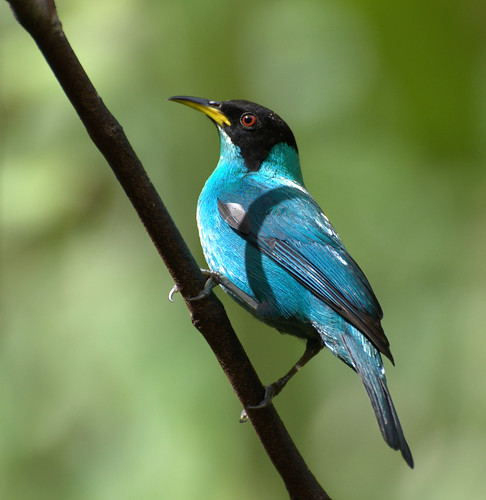
#> input picture images/jacamar.jpg, 486 x 500 px; its folder holds only this picture in this run; the run also reads 1 picture not shown here
$ python prepareColor.py .. 100
#> lines starting #> are read from the running program, lines starting #| are printed output that depends on the picture
import numpy as np
import matplotlib.pyplot as plt
import os
import cv2
from tqdm import tqdm
import sys

# https://pythonprogramming.net/loading-custom-data-deep-learning-python-tensorflow-keras/

# http://image-net.org/api/text/imagenet.synset.geturls?wnid=n11669921

# This is just a utility to see how images are rezsized
# [41 lines left out: function viewImage, not called in this run]

# Let's try that. Next, we're going to want to create training data and
# all that, but, first, we should set aside some images for final testing.
# I am going to just manually create a directory called Testing and
# then create 2 directories inside of there, one for Dog and one for Cat.
# From here, I am just going to move the first 15 images from
# both Dog and Cat into the training versions. Make sure you move them,
# not copy. We will use this for our final tests.

# Now, we want to begin building our training data!

training_data = []

# Takes dir of where category directies are located (each directory
# should contain the images).  Since the images are likely of different
# sizes, we need to resize them before pickling.
def create_training_data( datadir, categories, imgsize ):

#> called with datadir = '..', imgsize = 100
    for category in categories:  # do dogs and cats

        path = os.path.join(datadir,category)  # create path to dogs and cats
        class_num = categories.index(category)  # get the classification  (0 or a 1). 0=dog 1=cat

        for img in tqdm(os.listdir(path)):  # iterate over each image per dogs and cats
            try:
                # convert to array default cv2.IMREAD_COLOR, IMREAD_GRAYSCALE
                #img_array = cv2.imread(os.path.join(path,img) ,cv2.IMREAD_GRAYSCALE)
                img_array = cv2.imread(os.path.join(path,img) )
#> img_array is the input picture: shape (500, 486, 3); mean B, G, R 86.9, 134.3, 111
                # resize to normalize data size
                new_array = cv2.resize(img_array, (imgsize, imgsize))
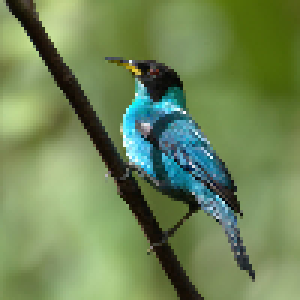
#> new_array: shape (100, 100, 3) (shown 3 times larger); mean B, G, R 86.9, 134.3, 111
                # add this to our training_data
                training_data.append([new_array, class_num])
            except Exception as e:  # in the interest in keeping the output clean...
                pass
            #except OSError as e:
            #    print("OSErrroBad img most likely", e, os.path.join(path,img))
            #except Exception as e:
            #    print("general exception", e, os.path.join(path,img))

# Main entry point.  Takes user argument datadir and finds the categories.
# Then creates model from the images in the datadir/category directory.
# Reizes the images and saves to a pickled file name X and y for category.
# The category is a number (i.e. index) into category names.
def main():
    if( len(sys.argv) != 3 ):
        print( 'Usage: <datadir> <img resize>' )
        return
    datadir = sys.argv[1]
    imgsize = int( sys.argv[2] )
    # Derive categories from the directory
    categories = []
    for category in os.listdir(datadir):
        categories.append(category)

    create_training_data(datadir, categories, imgsize)

    print(len(training_data))
#| 1


    # Next, we want to shuffle the data. Right now our data is just all dogs,
    # then all cats. This will usually wind up causing trouble too, as,
    # initially, the classifier will learn to just predict dogs always.
    # Then it will shift to oh, just predict all cats! Going back and
    # forth like this is no good either.

    import random

    random.shuffle(training_data)

    # Our training_data is a list, meaning it's mutable, so it's now
    # nicely shuffled. We can confirm this by iterating over a few of
    # the initial samples and printing out the class.
    for sample in training_data[:10]:
        print(sample[1])
#> this loop made 1 pass
#| 0

    # Great, we've got the classes nicely mixed in! Time to make our model!
    X = []
    y = []

    for features,label in training_data:
        X.append(features)
        y.append(label)
#> this loop made 1 pass
#> label on pass 1: 0
#> after the loop, X = 1 item; y = [0]

    # Pain in ass, convert to numpy
    # Note the 1 is for grayscale, needs to be 3 for color images
    # The -1 is the "number of features"
    #print(X[0].reshape(-1, imgsize, imgsize, 3))

    X = np.array(X).reshape(-1, imgsize, imgsize, 3)


    # Let's save this data, so that we don't need to keep calculating it
    # every time we want to play with the neural network model:
    import pickle

    pickle_out = open("X.pickle","wb")
    pickle.dump(X, pickle_out)
    pickle_out.close()

    pickle_out = open("y.pickle","wb")
    pickle.dump(y, pickle_out)
    pickle_out.close()

    # We can always load it in to our current script, or a totally new one by doing:
    pickle_in = open("X.pickle","rb")
    X = pickle.load(pickle_in)

    pickle_in = open("y.pickle","rb")
    y = pickle.load(pickle_in)

    # Now that we've got our dataset, we're ready to cover convolutional
    # neural networks and implement one with our data for classification.

    # At very end print index to category mapping
    # This means we MUST use the SparseCategoricalCrossentropy loss function
    # when we compile the deep CNN (we are not using One-Hot encoding).
    # See https://keras.io/api/losses/probabilistic_losses/#categoricalcrossentropy-class
    for category in categories:  # do dogs and cats
        class_num = categories.index(category)  # get the classification  (0 or a 1). 0=dog 1=cat
        print( str(class_num) + ' -> ' + category )

if  __name__ == '__main__':
    #viewImage()
    main()
